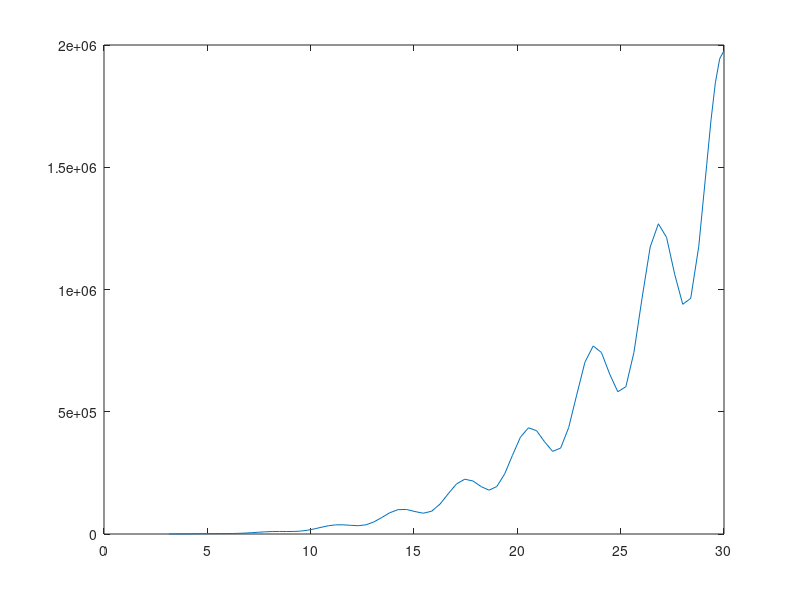

Recreate this plot in MATLAB.
% ode45 solution to   $ty' - 2y = t^5 \sin (2t) - t^3 + 4t^4$, if
% y(pi) = \frac{3}{2}pi^4
% First need to rewrite in y' = form on paper
%    y'  =  (1/t) (2y + t^5 sin(2t) - t^3 + 4t^4) 
close all;
tspan = [pi, 30];  
y0 = (3/2)*pi^4;
% defined the DE in a separate line to make it easier to read and fix
DE = @(t, y) (1/t)*(2*y+ t.^5 .* sin(2*t) - t.^3 + 4*t.^4);
[t, y] = ode45(DE, tspan, y0);  % have MATLAB solve the DE
plot(t, y);
